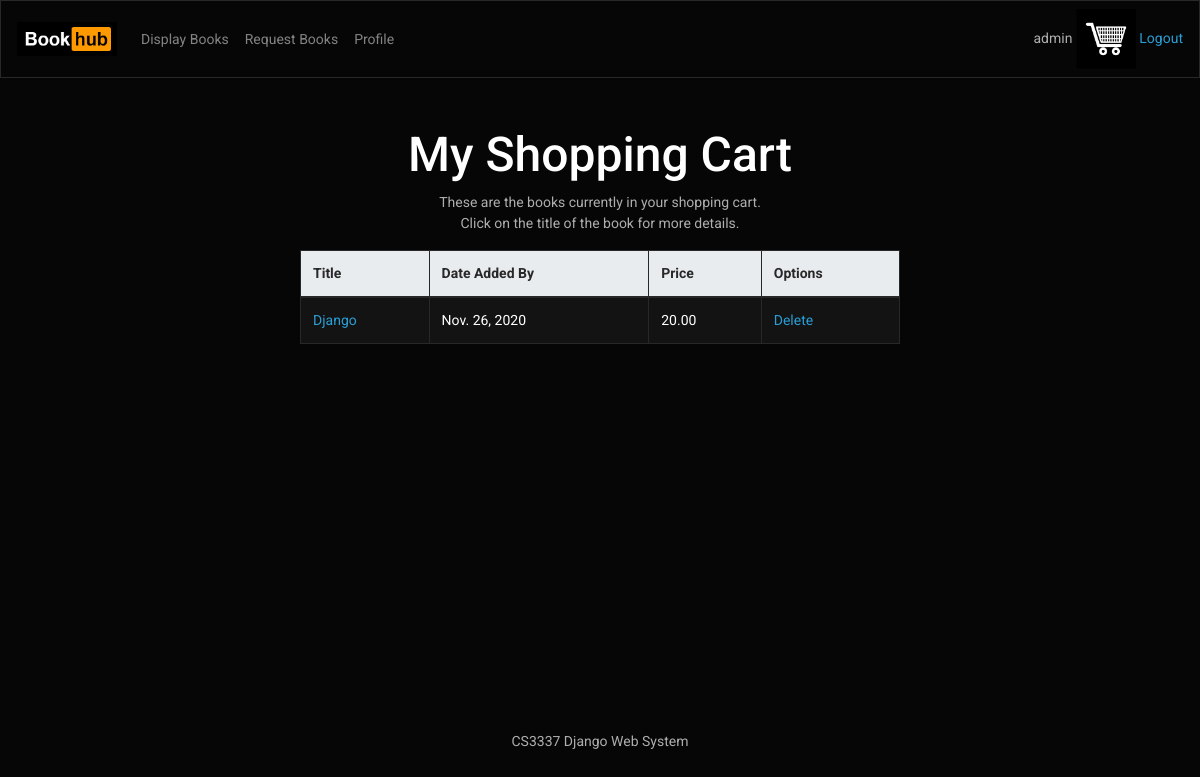
The app's page /shoppingcart (signed in), older data.
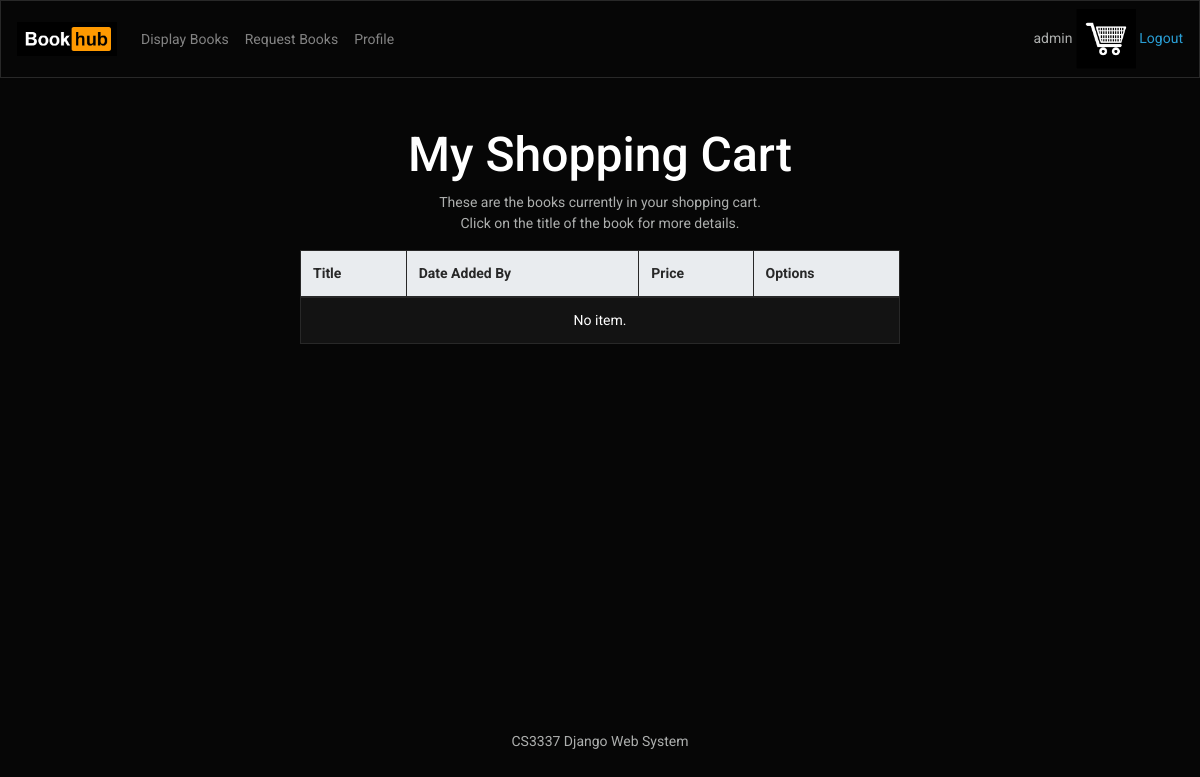
The same page, newer data.
### bookMng/models.py (models this page shows, shortened)
class UserCart(models.Model):
    name = models.CharField(max_length=200, default="Anonymous")
    username = models.ForeignKey(User, blank=True, null=True, on_delete=models.CASCADE)
    bookId = models.ForeignKey(Book, blank=True, null=True, on_delete=models.CASCADE)
    price = models.DecimalField(decimal_places=2,max_digits=6,default=0)
    adddate = models.DateField(auto_now=True)

### bookMng/views.py (the view)
# urls.py: path('shoppingcart', views.shoppingcart, name='shoppingcart'),
@login_required(login_url=reverse_lazy('login'))
def shoppingcart(request):
    books = UserCart.objects.filter(username=request.user)
    totalPrice = list(books.aggregate(Sum('price')).values())[0]
    return render(request,
        'bookMng/shoppingcart.html',
        {
            'item_list': MainMenu.objects.all(),
            'books': books,
            'totalPrice': totalPrice
        })

### bookEx/templates/bookMng/shoppingcart.html (shortened to what this page needs)
{% extends "base.html" %}
{% load static %}
{% block main_content %}
<div class="text-center">
    <h2> My Shopping Cart </h2>
    <p> These are the books currently in your shopping cart. <br>Click on the title of the book for more details.</p>
</div>
<table class="table table-striped table-bordered mx-auto" align="center" border="2">
    <thead class="thead-light">
        <tr>
            <th class="font-weight-bold">Title</th>
            <th class="font-weight-bold">Date Added By</th>
            <th class="font-weight-bold">Price</th>
            <th class="font-weight-bold">Options</th>
        </tr>
    </thead>
    {% if not books %}
    <tr>
        <td class="text-center" colspan="4">No item.</td>
    </tr>
    {% else %}
    {% for book in books %}
        <tr>
            <td>
                <a href="book_detail/{{ book.bookId.id }}">
                    {{book.name}}
                </a>
            </td>
            <td>
                {{ book.adddate }}
            </td>
            <td>
                {{ book.price }}
            </td>
            <td>
                <a href="cart_delete/{{ book.id }}">Delete</a>
            </td>
        </tr>
    {% endfor %}
    {% endif %}
</table>
{% endblock main_content %}

Row changes from the older to the newer data that the page shows:
removed UserCart: name "Django", adddate "Nov. 26, 2020", price "20.00"
Text that changed along with them:
text now shown: "No item."
